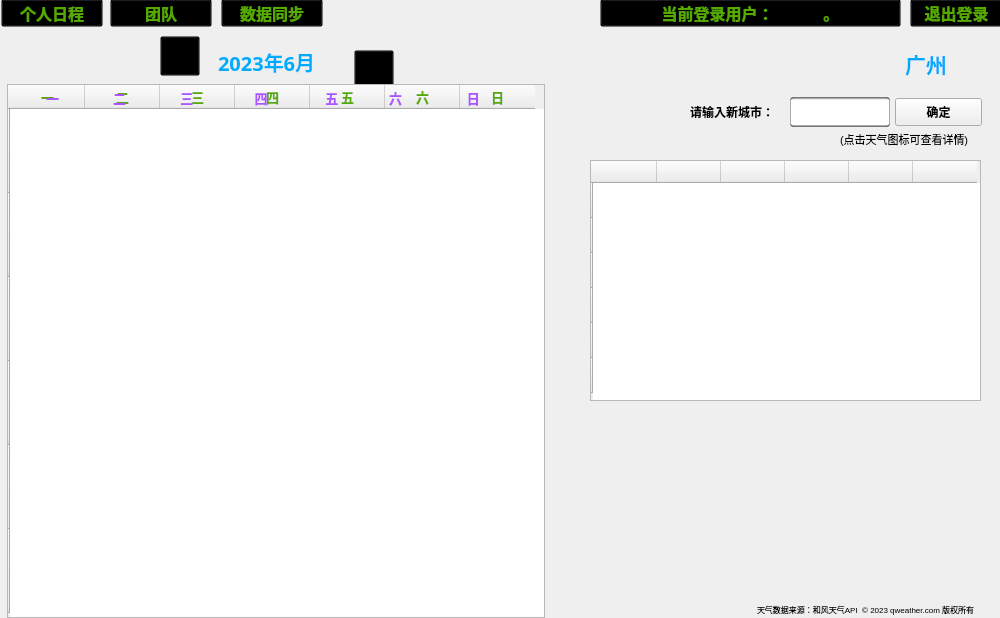
<?xml version="1.0" encoding="UTF-8"?>
<ui version="4.0">
 <class>MainWindow</class>
 <widget class="QMainWindow" name="MainWindow">
  <property name="geometry">
   <rect>
    <x>0</x>
    <y>0</y>
    <width>1000</width>
    <height>618</height>
   </rect>
  </property>
  <property name="font">
   <font>
    <pointsize>9</pointsize>
    <bold>true</bold>
   </font>
  </property>
  <property name="windowTitle">
   <string>SuperCalendar</string>
  </property>
  <property name="styleSheet">
   <string notr="true">#MainWindow{border-image: url(:/res/img13.jpg);}</string>
  </property>
  <widget class="QWidget" name="centralwidget">
   <widget class="QPushButton" name="link">
    <property name="geometry">
     <rect>
      <x>221</x>
      <y>-1</y>
      <width>102</width>
      <height>28</height>
     </rect>
    </property>
    <property name="font">
     <font>
      <family>幼圆</family>
      <pointsize>12</pointsize>
      <bold>true</bold>
     </font>
    </property>
    <property name="cursor">
     <cursorShape>PointingHandCursor</cursorShape>
    </property>
    <property name="styleSheet">
     <string notr="true">background:transparent;
color: rgb(85, 170, 0);</string>
    </property>
    <property name="text">
     <string>数据同步</string>
    </property>
   </widget>
   <widget class="QPushButton" name="btn2">
    <property name="geometry">
     <rect>
      <x>1</x>
      <y>-1</y>
      <width>102</width>
      <height>28</height>
     </rect>
    </property>
    <property name="font">
     <font>
      <family>幼圆</family>
      <pointsize>12</pointsize>
      <bold>true</bold>
     </font>
    </property>
    <property name="cursor">
     <cursorShape>PointingHandCursor</cursorShape>
    </property>
    <property name="styleSheet">
     <string notr="true">background:transparent;
color: rgb(85, 170, 0);</string>
    </property>
    <property name="text">
     <string>个人日程</string>
    </property>
   </widget>
   <widget class="QPushButton" name="user">
    <property name="geometry">
     <rect>
      <x>600</x>
      <y>-1</y>
      <width>301</width>
      <height>28</height>
     </rect>
    </property>
    <property name="font">
     <font>
      <family>幼圆</family>
      <pointsize>12</pointsize>
      <bold>true</bold>
     </font>
    </property>
    <property name="cursor">
     <cursorShape>ArrowCursor</cursorShape>
    </property>
    <property name="styleSheet">
     <string notr="true">background:transparent;
color: rgb(85, 170, 0);</string>
    </property>
    <property name="text">
     <string>当前登录用户：            。</string>
    </property>
   </widget>
   <widget class="QPushButton" name="btn3">
    <property name="geometry">
     <rect>
      <x>110</x>
      <y>-1</y>
      <width>102</width>
      <height>28</height>
     </rect>
    </property>
    <property name="font">
     <font>
      <family>幼圆</family>
      <pointsize>12</pointsize>
      <bold>true</bold>
     </font>
    </property>
    <property name="cursor">
     <cursorShape>PointingHandCursor</cursorShape>
    </property>
    <property name="styleSheet">
     <string notr="true">background:transparent;
color: rgb(85, 170, 0);</string>
    </property>
    <property name="text">
     <string>团队</string>
    </property>
   </widget>
   <widget class="QPushButton" name="back">
    <property name="geometry">
     <rect>
      <x>910</x>
      <y>-1</y>
      <width>93</width>
      <height>28</height>
     </rect>
    </property>
    <property name="font">
     <font>
      <family>幼圆</family>
      <pointsize>12</pointsize>
      <bold>true</bold>
     </font>
    </property>
    <property name="cursor">
     <cursorShape>PointingHandCursor</cursorShape>
    </property>
    <property name="styleSheet">
     <string notr="true">background:transparent;
color: rgb(85, 170, 0);</string>
    </property>
    <property name="text">
     <string>退出登录</string>
    </property>
   </widget>
   <widget class="QLabel" name="label">
    <property name="geometry">
     <rect>
      <x>218</x>
      <y>45</y>
      <width>145</width>
      <height>34</height>
     </rect>
    </property>
    <property name="font">
     <font>
      <family>幼圆</family>
      <pointsize>15</pointsize>
      <bold>true</bold>
     </font>
    </property>
    <property name="styleSheet">
     <string notr="true">color: rgb(0, 170, 255);</string>
    </property>
    <property name="text">
     <string>2023年6月</string>
    </property>
   </widget>
   <widget class="QPushButton" name="last">
    <property name="geometry">
     <rect>
      <x>160</x>
      <y>36</y>
      <width>40</width>
      <height>40</height>
     </rect>
    </property>
    <property name="cursor">
     <cursorShape>PointingHandCursor</cursorShape>
    </property>
    <property name="styleSheet">
     <string notr="true">border-image: url(:/res/up.png);
background:transparent;</string>
    </property>
    <property name="text">
     <string/>
    </property>
   </widget>
   <widget class="QPushButton" name="next">
    <property name="geometry">
     <rect>
      <x>354</x>
      <y>50</y>
      <width>40</width>
      <height>40</height>
     </rect>
    </property>
    <property name="font">
     <font>
      <pointsize>10</pointsize>
      <bold>false</bold>
     </font>
    </property>
    <property name="cursor">
     <cursorShape>PointingHandCursor</cursorShape>
    </property>
    <property name="styleSheet">
     <string notr="true">border-image: url(:/res/down.png);
background:transparent;</string>
    </property>
    <property name="text">
     <string/>
    </property>
   </widget>
   <widget class="QTableWidget" name="tableWidget">
    <property name="geometry">
     <rect>
      <x>7</x>
      <y>84</y>
      <width>538</width>
      <height>534</height>
     </rect>
    </property>
    <property name="font">
     <font>
      <family>幼圆</family>
      <pointsize>10</pointsize>
      <bold>true</bold>
     </font>
    </property>
    <property name="styleSheet">
     <string notr="true">background-image: url(:/res/img13.jpg);
color: rgb(85, 170, 0);</string>
    </property>
    <property name="showGrid">
     <bool>false</bool>
    </property>
    <attribute name="horizontalHeaderMinimumSectionSize">
     <number>35</number>
    </attribute>
    <attribute name="horizontalHeaderDefaultSectionSize">
     <number>75</number>
    </attribute>
    <attribute name="verticalHeaderMinimumSectionSize">
     <number>0</number>
    </attribute>
    <attribute name="verticalHeaderDefaultSectionSize">
     <number>84</number>
    </attribute>
    <row>
     <property name="text">
      <string/>
     </property>
    </row>
    <row>
     <property name="text">
      <string/>
     </property>
    </row>
    <row>
     <property name="text">
      <string/>
     </property>
    </row>
    <row>
     <property name="text">
      <string/>
     </property>
    </row>
    <row>
     <property name="text">
      <string/>
     </property>
    </row>
    <row>
     <property name="text">
      <string/>
     </property>
    </row>
    <column>
     <property name="text">
      <string>一</string>
     </property>
     <property name="font">
      <font>
       <family>幼圆</family>
       <bold>true</bold>
      </font>
     </property>
    </column>
    <column>
     <property name="text">
      <string>二</string>
     </property>
     <property name="font">
      <font>
       <family>幼圆</family>
       <bold>true</bold>
      </font>
     </property>
    </column>
    <column>
     <property name="text">
      <string>三</string>
     </property>
    </column>
    <column>
     <property name="text">
      <string>四</string>
     </property>
    </column>
    <column>
     <property name="text">
      <string>五</string>
     </property>
    </column>
    <column>
     <property name="text">
      <string>六</string>
     </property>
    </column>
    <column>
     <property name="text">
      <string>日</string>
     </property>
    </column>
    <item row="0" column="0">
     <property name="text">
      <string/>
     </property>
    </item>
    <item row="0" column="1">
     <property name="text">
      <string/>
     </property>
    </item>
    <item row="0" column="2">
     <property name="text">
      <string/>
     </property>
    </item>
    <item row="0" column="3">
     <property name="text">
      <string/>
     </property>
    </item>
    <item row="0" column="4">
     <property name="text">
      <string/>
     </property>
    </item>
    <item row="0" column="5">
     <property name="text">
      <string/>
     </property>
    </item>
    <item row="0" column="6">
     <property name="text">
      <string/>
     </property>
    </item>
    <item row="1" column="0">
     <property name="text">
      <string/>
     </property>
    </item>
    <item row="1" column="1">
     <property name="text">
      <string/>
     </property>
    </item>
    <item row="1" column="2">
     <property name="text">
      <string/>
     </property>
    </item>
    <item row="1" column="3">
     <property name="text">
      <string/>
     </property>
    </item>
    <item row="1" column="4">
     <property name="text">
      <string/>
     </property>
    </item>
    <item row="1" column="5">
     <property name="text">
      <string/>
     </property>
    </item>
    <item row="1" column="6">
     <property name="text">
      <string/>
     </property>
    </item>
    <item row="2" column="0">
     <property name="text">
      <string/>
     </property>
    </item>
    <item row="2" column="1">
     <property name="text">
      <string/>
     </property>
    </item>
    <item row="2" column="2">
     <property name="text">
      <string/>
     </property>
    </item>
    <item row="2" column="3">
     <property name="text">
      <string/>
     </property>
    </item>
    <item row="2" column="4">
     <property name="text">
      <string/>
     </property>
    </item>
    <item row="2" column="5">
     <property name="text">
      <string/>
     </property>
    </item>
    <item row="2" column="6">
     <property name="text">
      <string/>
     </property>
    </item>
    <item row="3" column="0">
     <property name="text">
      <string/>
     </property>
    </item>
    <item row="3" column="1">
     <property name="text">
      <string/>
     </property>
    </item>
    <item row="3" column="2">
     <property name="text">
      <string/>
     </property>
    </item>
    <item row="3" column="3">
     <property name="text">
      <string/>
     </property>
    </item>
    <item row="3" column="4">
     <property name="text">
      <string/>
     </property>
    </item>
    <item row="3" column="5">
     <property name="text">
      <string/>
     </property>
    </item>
    <item row="3" column="6">
     <property name="text">
      <string/>
     </property>
    </item>
    <item row="4" column="0">
     <property name="text">
      <string/>
     </property>
    </item>
    <item row="4" column="1">
     <property name="text">
      <string/>
     </property>
    </item>
    <item row="4" column="2">
     <property name="text">
      <string/>
     </property>
    </item>
    <item row="4" column="3">
     <property name="text">
      <string/>
     </property>
    </item>
    <item row="4" column="4">
     <property name="text">
      <string/>
     </property>
    </item>
    <item row="4" column="5">
     <property name="text">
      <string/>
     </property>
    </item>
    <item row="4" column="6">
     <property name="text">
      <string/>
     </property>
    </item>
    <item row="5" column="0">
     <property name="text">
      <string/>
     </property>
    </item>
    <item row="5" column="1">
     <property name="text">
      <string/>
     </property>
    </item>
    <item row="5" column="2">
     <property name="text">
      <string/>
     </property>
    </item>
    <item row="5" column="3">
     <property name="text">
      <string/>
     </property>
    </item>
    <item row="5" column="4">
     <property name="text">
      <string/>
     </property>
    </item>
    <item row="5" column="5">
     <property name="text">
      <string/>
     </property>
    </item>
    <item row="5" column="6">
     <property name="text">
      <string/>
     </property>
    </item>
   </widget>
   <widget class="QCheckBox" name="weather">
    <property name="geometry">
     <rect>
      <x>900</x>
      <y>100</y>
      <width>95</width>
      <height>23</height>
     </rect>
    </property>
    <property name="text">
     <string>显示天气</string>
    </property>
   </widget>
   <widget class="QPushButton" name="changecity">
    <property name="geometry">
     <rect>
      <x>790</x>
      <y>97</y>
      <width>100</width>
      <height>30</height>
     </rect>
    </property>
    <property name="cursor">
     <cursorShape>PointingHandCursor</cursorShape>
    </property>
    <property name="styleSheet">
     <string notr="true">background:transparent;</string>
    </property>
    <property name="text">
     <string>修改城市</string>
    </property>
   </widget>
   <widget class="QLabel" name="city">
    <property name="geometry">
     <rect>
      <x>905</x>
      <y>48</y>
      <width>91</width>
      <height>31</height>
     </rect>
    </property>
    <property name="font">
     <font>
      <family>幼圆</family>
      <pointsize>16</pointsize>
      <bold>true</bold>
     </font>
    </property>
    <property name="styleSheet">
     <string notr="true">color: rgb(0, 170, 255);</string>
    </property>
    <property name="text">
     <string>广州</string>
    </property>
   </widget>
   <widget class="QLineEdit" name="input_citychage">
    <property name="geometry">
     <rect>
      <x>790</x>
      <y>98</y>
      <width>100</width>
      <height>28</height>
     </rect>
    </property>
   </widget>
   <widget class="QPushButton" name="ok_citychange">
    <property name="geometry">
     <rect>
      <x>895</x>
      <y>98</y>
      <width>87</width>
      <height>28</height>
     </rect>
    </property>
    <property name="cursor">
     <cursorShape>ArrowCursor</cursorShape>
    </property>
    <property name="text">
     <string>确定</string>
    </property>
   </widget>
   <widget class="QLabel" name="label_change">
    <property name="geometry">
     <rect>
      <x>690</x>
      <y>102</y>
      <width>103</width>
      <height>19</height>
     </rect>
    </property>
    <property name="text">
     <string>请输入新城市：</string>
    </property>
   </widget>
   <widget class="QLabel" name="label_2">
    <property name="geometry">
     <rect>
      <x>757</x>
      <y>600</y>
      <width>354</width>
      <height>19</height>
     </rect>
    </property>
    <property name="font">
     <font>
      <pointsize>6</pointsize>
      <bold>false</bold>
     </font>
    </property>
    <property name="text">
     <string>天气数据来源：和风天气API  © 2023 qweather.com 版权所有</string>
    </property>
   </widget>
   <widget class="QLabel" name="information">
    <property name="geometry">
     <rect>
      <x>585</x>
      <y>429</y>
      <width>411</width>
      <height>161</height>
     </rect>
    </property>
    <property name="font">
     <font>
      <family>幼圆</family>
      <pointsize>13</pointsize>
      <bold>true</bold>
     </font>
    </property>
    <property name="styleSheet">
     <string notr="true">color: rgb(85, 170, 0);</string>
    </property>
    <property name="text">
     <string/>
    </property>
   </widget>
   <widget class="QLabel" name="label_3">
    <property name="geometry">
     <rect>
      <x>840</x>
      <y>130</y>
      <width>137</width>
      <height>19</height>
     </rect>
    </property>
    <property name="font">
     <font>
      <pointsize>8</pointsize>
      <bold>false</bold>
     </font>
    </property>
    <property name="text">
     <string>(点击天气图标可查看详情)</string>
    </property>
   </widget>
   <widget class="QTableWidget" name="hourweather">
    <property name="geometry">
     <rect>
      <x>590</x>
      <y>160</y>
      <width>391</width>
      <height>241</height>
     </rect>
    </property>
    <property name="font">
     <font>
      <family>幼圆</family>
      <pointsize>10</pointsize>
      <bold>true</bold>
     </font>
    </property>
    <property name="layoutDirection">
     <enum>Qt::LeftToRight</enum>
    </property>
    <property name="autoFillBackground">
     <bool>false</bool>
    </property>
    <property name="styleSheet">
     <string notr="true">background-image: url(:/res/img14.jpg);
color: rgb(170, 85, 255);</string>
    </property>
    <property name="showGrid">
     <bool>false</bool>
    </property>
    <attribute name="horizontalHeaderMinimumSectionSize">
     <number>0</number>
    </attribute>
    <attribute name="horizontalHeaderDefaultSectionSize">
     <number>64</number>
    </attribute>
    <attribute name="verticalHeaderMinimumSectionSize">
     <number>10</number>
    </attribute>
    <attribute name="verticalHeaderDefaultSectionSize">
     <number>35</number>
    </attribute>
    <row>
     <property name="text">
      <string/>
     </property>
    </row>
    <row>
     <property name="text">
      <string/>
     </property>
    </row>
    <row>
     <property name="text">
      <string/>
     </property>
    </row>
    <row>
     <property name="text">
      <string/>
     </property>
    </row>
    <row>
     <property name="text">
      <string/>
     </property>
    </row>
    <row>
     <property name="text">
      <string/>
     </property>
    </row>
    <column>
     <property name="text">
      <string/>
     </property>
    </column>
    <column>
     <property name="text">
      <string/>
     </property>
    </column>
    <column>
     <property name="text">
      <string/>
     </property>
    </column>
    <column>
     <property name="text">
      <string/>
     </property>
    </column>
    <column>
     <property name="text">
      <string/>
     </property>
    </column>
    <column>
     <property name="text">
      <string/>
     </property>
    </column>
    <item row="0" column="0">
     <property name="text">
      <string/>
     </property>
    </item>
    <item row="0" column="1">
     <property name="text">
      <string/>
     </property>
    </item>
    <item row="0" column="2">
     <property name="text">
      <string/>
     </property>
    </item>
    <item row="0" column="3">
     <property name="text">
      <string/>
     </property>
    </item>
    <item row="0" column="4">
     <property name="text">
      <string/>
     </property>
    </item>
    <item row="0" column="5">
     <property name="text">
      <string/>
     </property>
    </item>
    <item row="1" column="0">
     <property name="text">
      <string/>
     </property>
    </item>
    <item row="1" column="1">
     <property name="text">
      <string/>
     </property>
    </item>
    <item row="1" column="2">
     <property name="text">
      <string/>
     </property>
    </item>
    <item row="1" column="3">
     <property name="text">
      <string/>
     </property>
    </item>
    <item row="1" column="4">
     <property name="text">
      <string/>
     </property>
    </item>
    <item row="1" column="5">
     <property name="text">
      <string/>
     </property>
    </item>
    <item row="2" column="0">
     <property name="text">
      <string/>
     </property>
    </item>
    <item row="2" column="1">
     <property name="text">
      <string/>
     </property>
    </item>
    <item row="2" column="2">
     <property name="text">
      <string/>
     </property>
    </item>
    <item row="2" column="3">
     <property name="text">
      <string/>
     </property>
    </item>
    <item row="2" column="4">
     <property name="text">
      <string/>
     </property>
    </item>
    <item row="2" column="5">
     <property name="text">
      <string/>
     </property>
    </item>
    <item row="3" column="0">
     <property name="text">
      <string/>
     </property>
    </item>
    <item row="3" column="1">
     <property name="text">
      <string/>
     </property>
    </item>
    <item row="3" column="2">
     <property name="text">
      <string/>
     </property>
    </item>
    <item row="3" column="3">
     <property name="text">
      <string/>
     </property>
    </item>
    <item row="3" column="4">
     <property name="text">
      <string/>
     </property>
    </item>
    <item row="3" column="5">
     <property name="text">
      <string/>
     </property>
    </item>
    <item row="4" column="0">
     <property name="text">
      <string/>
     </property>
    </item>
    <item row="4" column="1">
     <property name="text">
      <string/>
     </property>
    </item>
    <item row="4" column="2">
     <property name="text">
      <string/>
     </property>
    </item>
    <item row="4" column="3">
     <property name="text">
      <string/>
     </property>
    </item>
    <item row="4" column="4">
     <property name="text">
      <string/>
     </property>
    </item>
    <item row="4" column="5">
     <property name="text">
      <string/>
     </property>
    </item>
    <item row="5" column="0">
     <property name="text">
      <string/>
     </property>
    </item>
    <item row="5" column="1">
     <property name="text">
      <string/>
     </property>
    </item>
    <item row="5" column="2">
     <property name="text">
      <string/>
     </property>
    </item>
    <item row="5" column="3">
     <property name="text">
      <string/>
     </property>
    </item>
    <item row="5" column="4">
     <property name="text">
      <string/>
     </property>
    </item>
    <item row="5" column="5">
     <property name="text">
      <string/>
     </property>
    </item>
   </widget>
   <widget class="QLabel" name="now">
    <property name="geometry">
     <rect>
      <x>593</x>
      <y>160</y>
      <width>387</width>
      <height>31</height>
     </rect>
    </property>
    <property name="font">
     <font>
      <family>幼圆</family>
      <pointsize>11</pointsize>
      <bold>true</bold>
     </font>
    </property>
    <property name="styleSheet">
     <string notr="true">background-image: url(:/res/img13.jpg);
color: rgb(255, 0, 0);</string>
    </property>
    <property name="text">
     <string/>
    </property>
   </widget>
   <widget class="QLabel" name="label_4">
    <property name="geometry">
     <rect>
      <x>10</x>
      <y>85</y>
      <width>528</width>
      <height>25</height>
     </rect>
    </property>
    <property name="font">
     <font>
      <pointsize>10</pointsize>
      <bold>true</bold>
     </font>
    </property>
    <property name="styleSheet">
     <string notr="true">border-image: url(:/res/img13.jpg);
color: rgb(170, 85, 255);</string>
    </property>
    <property name="text">
     <string>          一               二               三                 四                五              六                  日</string>
    </property>
   </widget>
   <widget class="QWidget" name="widget" native="true">
    <property name="geometry">
     <rect>
      <x>4</x>
      <y>84</y>
      <width>11</width>
      <height>550</height>
     </rect>
    </property>
    <property name="styleSheet">
     <string notr="true">background-image: url(:/res/img13.jpg);</string>
    </property>
   </widget>
   <widget class="QWidget" name="widget_2" native="true">
    <property name="geometry">
     <rect>
      <x>586</x>
      <y>160</y>
      <width>9</width>
      <height>243</height>
     </rect>
    </property>
    <property name="styleSheet">
     <string notr="true">border-image: url(:/res/img13.jpg);</string>
    </property>
   </widget>
   <widget class="QLabel" name="label_5">
    <property name="geometry">
     <rect>
      <x>400</x>
      <y>490</y>
      <width>128</width>
      <height>128</height>
     </rect>
    </property>
    <property name="text">
     <string/>
    </property>
   </widget>
  </widget>
 </widget>
 <resources/>
 <connections/>
</ui>
